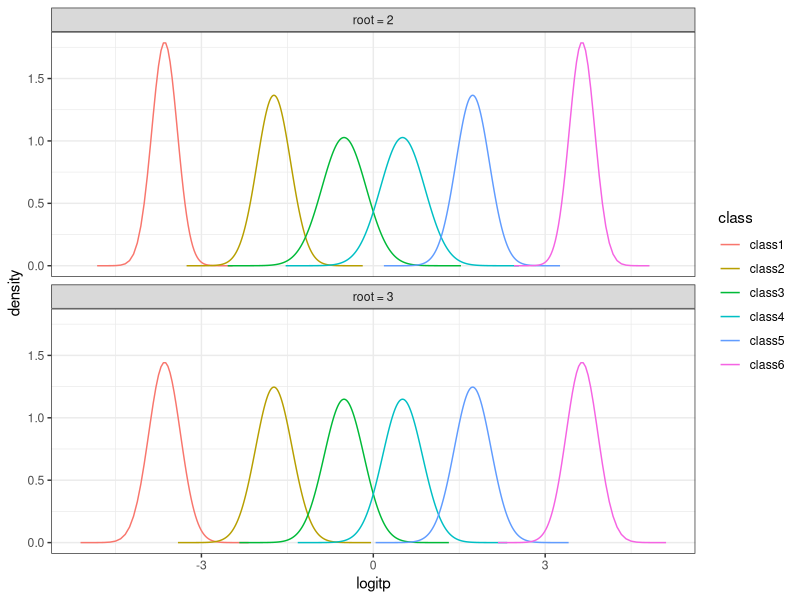

The R script that drew this image:
## ---- chunk 1
rm(list = ls())

library(knitr)
hook_chunk <- knitr::knit_hooks$get('chunk')
knit_hooks$set(chunk = function(x, options) {

  # add latex commands if chunk option singlespacing is TRUE
  if(isTRUE(options$singlespacing)){
    return(sprintf("\\singlespacing\n %s \n\\doublespacing", hook_chunk(x, options)))
  } else{
    return(hook_chunk(x, options))
  }
})
knitr::opts_chunk$set(
  fig.align = "center",
  tidy = T,
  singlespacing = TRUE,
  cache = FALSE,
  fig.dim = c(10,8),
  message = FALSE,
  warning = FALSE,
  comment = NA,
  echo = F
)


# packages
packs <- c("dplyr", "htmltools", "ggplot2", "sf", "readr", "parallel", "xtable", "tidyr", "stringr", "tidyverse", "ggalluvial", "lubridate", "ggnewscale")
sapply(packs, require, character.only = T)
rm(packs)
options(tidyverse.quiet = TRUE)

# convenience
`%notin%` <- Negate("%in%")

# stan settings
options(mc.cores = parallel::detectCores() - 1)
## ---- chunk 2
logit <- function(p) log(p / (1-p))
daub <- round(tibble(
  `Class` = 1:6,
  `Lower` = c(0, .05, .25, .50, .75, .95),
  `Upper` = c(.05, .25, .50, .75, .95, 1)
) %>%
  mutate(`Midpoint` = (Lower + Upper)/2) %>%
  mutate(
    logitL = logit(Lower+.01), 
    logitM = logit(Midpoint),
    logitU = logit(Upper-.01)
  ), 2)

knitr::kable(daub, caption = "Table 1: Daubenmire coverage classes (Daubenmire, 1959).")
## ---- chunk 3
# function to fit normal distribution by quantiles on logit scale
fitnorm <- function(lwr, upr, delta = 1e-3, root = 2){
  # fit normal distribution such that
  ## mu = logit(midpt)
  ## Pr(Y < logit(lwr)) = .025
  logit <- function(p) log(p / (1-p))

  if(lwr == 0) lwr <- lwr + delta
  if(upr == 1) upr <- upr - delta
  
  # precalc quantities
  midpt <- (lwr + upr)/2
  mu <- logit(midpt)
  
  f <- function(gamma){
    pnorm(logit(upr), mu, abs(mu)^(1/root) * exp(gamma)) - pnorm(logit(lwr), mu, abs(mu)^(1/root) * exp(gamma)) - .95
  }
  root <- uniroot(f, c(-10, 10))
  return(c(mu, exp(root$root)))
}

# plot it
plot_mapping <- function(delta, k){
  if(length(k) == 1){
    # get probabilities
    p <- seq(0.001, .999, by = .001)
    logitp <- log(p / (1 - p)) 
    mat <- matrix(NA, length(logitp), nrow(daub))
    for(j in 1:ncol(mat)){
      params <- unname(fitnorm(unlist(daub[j,2]), unlist(daub[j,3]), delta = delta, root = k))
      mat[,j] <- dnorm(
        logitp, 
        params[1],
        params[2]
      )
    }
    
    # create plot
    tibble(
      logitp = logitp
    ) %>%
      bind_cols(., as_tibble(mat)) %>%
      rename(
        class1 = 2, class2 = 3, class3 = 4,
        class4 = 5, class5 = 6, class6 = 7
      ) %>%
      pivot_longer(
        class1:class6, 
        names_to = "class",
        values_to = "density"
      ) %>%
      mutate(
        density = ifelse(density < 1e-6, NA, density)
      ) %>%
      mutate(root = paste0("root = ", k)) %>%
      na.omit %>%
      ggplot() +
      geom_line(aes(x = logitp, y = density, group = class, col = class)) +
      theme_bw() +
      facet_wrap(~ root)
  } else{
    out <- list()
    for(iter in 1:length(k)){
      # get probabilities
      p <- seq(0.001, .999, by = .001)
      logitp <- log(p / (1 - p)) 
      mat <- matrix(NA, length(logitp), nrow(daub))
      for(j in 1:ncol(mat)){
        params <- unname(fitnorm(unlist(daub[j,2]), unlist(daub[j,3]), delta = delta, root = k[iter]))
        mat[,j] <- dnorm(
          logitp, 
          params[1],
          params[2]
        )
      }
      
      # create plot
      out[[iter]] <- tibble(
        logitp = logitp
      ) %>%
        bind_cols(., as_tibble(mat)) %>%
        rename(
          class1 = 2, class2 = 3, class3 = 4,
          class4 = 5, class5 = 6, class6 = 7
        ) %>%
        pivot_longer(
          class1:class6, 
          names_to = "class",
          values_to = "density"
        ) %>%
        mutate(
          density = ifelse(density < 1e-6, NA, density)
        ) %>%
        mutate(root = paste0("root = ", k[iter])) %>%
        na.omit
    }
    
    do.call("rbind", out) %>%
      ggplot() +
      geom_line(
        aes(
          x = logitp, y = density, 
          group = class, col = class
        )
      ) +
      theme_bw() +
      facet_wrap(~ root, nrow = length(k))
  }
}
plot_mapping(1e-3, c(2,3))
## ---- chunk 4
n = 100
seed = 1
beta = c(0, 1)
p = .5
nregions = 4
sim_gp_predict_counts <- function(n = 100, seed = 1, beta = c(0,1), p = .5, nregions = 4){
  # housekeeping
  if((sqrt(n) %% 1) != 0) stop("n should be a perfect square")
  if((sqrt(nregions) %% 1) != 0) stop("nregions should be a perfect square")
  if(n %% 4 != 0) stop("n should be divisible by nregions")
  set.seed(seed)
  sigma = 1
  phi = 3
  
  # create grid
  sfc <- st_sfc(st_polygon(list(rbind(c(0,0), c(sqrt(n),0), c(sqrt(n),sqrt(n)), c(0,0)))))
  grid <- st_as_sf(st_make_grid(sfc, cellsize = 1, square = TRUE)) %>% as_tibble
  names(grid) <- "geometry"
  rm(sfc)
  
  # add centroid
  bind_cols(
    grid, 
    grid %>% st_as_sf %>% st_centroid %>% st_coordinates
  ) %>%
    rename(x_centroid = 2, y_centroid = 3) %>%
    mutate(
      group = case_when(
        x_centroid <= seq(0, sqrt(n), sqrt(nregions)) 
      )
    )
    
  
  
  # spatial random effects
  coords <- grid %>%
    st_as_sf %>%
    st_centroid %>%
    st_coordinates
  dist_mat <- coords %>%
    as.matrix %>%
    dist %>% as.matrix

  # generate spatial covariate
  Sigma <- sigma^2 * exp(-dist_mat^2 / (2*phi^2)) + diag(1e-1, dim(dist_mat))
  grid$x <- c(mvtnorm::rmvnorm(1, rep(0, n), Sigma))
  
  # generate spatially indexed random effects
  
  
  # generate z states
  
  linpred <- beta[1] + beta[2]*grid$x
  grid$pi <- exp(linpred) / (1 + exp(linpred))
  grid$z <- rbinom(nrow(grid), 1, grid$pi)
  
  # generate counts using shared spatial random effect - negbin
  p <- length(beta)
  X <- matrix(c(rep(1, n), runif(n*(p-1))), n, p)
  pi <- exp(cbind(X, grid$eta) %*% c(beta, alpha)) / (1 + exp(cbind(X, grid$eta) %*% c(beta, alpha)))
  # pi <- 1 / (1 + exp(cbind(X, grid$eta) %*% c(beta, 1))) # force alpha = 1
  grid$c <- rnbinom(nrow(grid), rep(nbdisp, nrow(grid)), 1 - pi)
  tmp <- as_tibble(X[,2:p]); names(tmp) <- paste0("x", 1:(p-1))
  grid <- bind_cols(grid, tmp)
  grid$nb_pi = 1 - pi
  
  # generate counts using shared spatial random effect - normal
  # p <- length(beta)
  # X <- matrix(c(rep(1, n), runif(n*(p-1))), n, p)
  # # mu <- cbind(X, grid$eta) %*% c(beta, alpha)
  # mu <- cbind(X, grid$eta) %*% c(beta, 1)
  # grid$c <- rnorm(nrow(grid), c(mu), rep(1, nrow(grid)))
  # tmp <- as_tibble(X[,2:p]); names(tmp) <- paste0("x", 1:(p-1))
  # grid <- bind_cols(grid, tmp)
  
  
  # mask observations
  if(colocate == "none"){
    grid2 <- grid %>%
      mutate(obs_y_ind = rbinom(n, 1, obs_y_prop))
    
    if((obs_c_prop * n) >= (n - (obs_y_prop * n))){
      grid2$obs_c_ind <- ifelse(grid2$obs_y_ind == 1, 0, 1)
    } else{
      grid2$obs_c_ind  <- rep(0, n)
      grid2$obs_c_ind[which(grid2$obs_y_ind == 0)] <- rbinom(sum(grid2$obs_y_ind == 0), 1, obs_c_prop)
    }
  } else if(colocate == "all"){
    grid2 <- grid %>%
      mutate(obs_y_ind = rbinom(n, 1, obs_y_prop))
    
    if((obs_c_prop * n) >= (obs_y_prop * n)){
      grid2$obs_c_ind <- ifelse(grid2$obs_y_ind == 1, 1, 0)
      grid2$obs_c_ind[which(grid2$obs_y_ind == 0)] <- rbinom(sum(grid2$obs_y_ind == 0), 1, (obs_c_prop - obs_y_prop))
    } else{
      grid2$obs_c_ind <- rep(0, n)
      grid2$obs_c_ind[which(grid2$obs_y_ind == 1)] <-  rbinom(sum(grid2$obs_y_ind == 1), 1, obs_c_prop)
    }
    
  } else{
    grid2 <- grid %>%
      mutate(obs_y_ind = rbinom(n, 1, obs_y_prop)) %>%
      mutate(obs_c_ind = rbinom(n, 1, obs_c_prop))
  }
  
  grid2 <- grid2 %>%
    mutate(obs_y = ifelse(obs_y_ind == 0, NA, y), obs_c = ifelse(obs_c_ind == 0, NA, c))
  
  out <- list(
    df = grid2,
    params = list(
      phi = phi, sigma = sigma, alpha0 = alpha0, alpha = alpha, beta = beta, nbdisp = nbdisp
    ),
    dist_mat = dist_mat,
    coords = coords
  )
  
  return(out)
}
